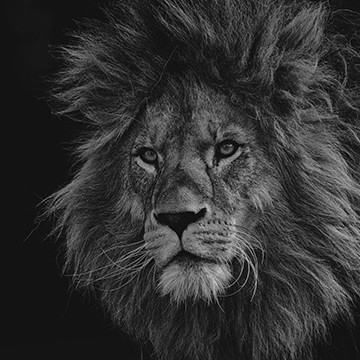
#> input picture lab1/pics/lion.jpg, 360 x 360 px
$ jupyter execute --allow-errors lab1.ipynb   (shell and % lines are left out)
#> lines starting #> are read from the running program, lines starting #| are printed output that depends on the picture
# Histogram Operations

[cell 1]
from matplotlib import pyplot as plt
import cv2 as cv
import numpy as np

K = 255
x = np.arange(K + 1)

[cell 2]
def cv_hist(img):
    hist_size = K + 1
    hist_range = (0, K)
    hist = cv.calcHist([img], [0], None, [hist_size], hist_range, accumulate=False)
    return hist.flatten()

def my_hist(img):
    hist = np.zeros(K + 1)
    for pixel in img.flatten():
        hist[pixel] += 1
    return hist

[cell 3]
tiger = cv.imread('pics/tiger.png', 0)
lion = cv.imread('pics/lion.jpg', 0)
#> lion is the input picture: shape (360, 360); min 0, max 203, mean 49.8
wolf = cv.imread('pics/wolf.jpg', 0)
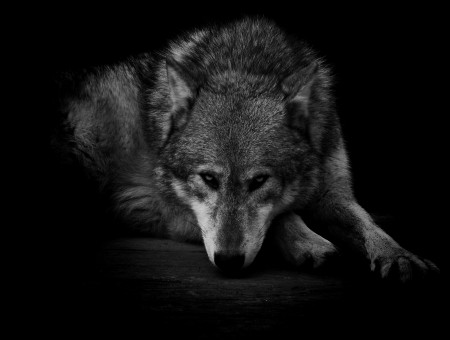
#> input picture lab1/pics/wolf.jpg, 450 x 340 px
#> wolf is the input picture: shape (340, 450); min 0, max 203, mean 18.6

# Линейное растяжение гистограммы

Значение пикселя $p_{in}$ преобразуется в $p_out$ по формуле:
$$
p_{out} = (p_{in} - I_{low}) \cdot \frac{O_{high} - O_{low}}{I_{high} - I_{low}} + O_{low},
$$
где $I$ -- исходное изображение, а $O$ -- результирующее изображение.

При растяжении гистограммы используем $O_{high} = 255$ и $O_{low} = 0$, тогда
$$
p_{out} = (p_{in} - I_{low}) \cdot \frac{255}{I_{high} - I_{low}}
$$

#> (a cell that did not finish here is left out)

[cell 5]
def stretch(img, low=0, high=K):
    img_low = img.min()
    img_high = img.max()
    return ((img - img_low) / (img_high - img_low) * (high - low) + low).astype('uint8')

[cell 6]
def plot_stretch(img, name):
    img_hist = my_hist(img)
    stretched = stretch(img)
    stretched_hist = my_hist(stretched)

    fig, axes = plt.subplots(nrows=2, ncols=2, figsize=(12, 8))

    axes[0][0].imshow(img, cmap='gray', vmin=0, vmax=K)
    axes[0][0].set_title('Исходное изображение')
    axes[0][0].axis('off')

    axes[0][1].plot(x, img_hist)
    axes[0][1].set_title('Гистограмма')

    axes[1][0].imshow(stretched, cmap='gray', vmin=0, vmax=K)
    axes[1][0].set_title('Изображение после линейного растяжения гистограммы')
    axes[1][0].axis('off')

    axes[1][1].plot(x, stretched_hist)
    axes[1][1].set_title('Гистограмма после линейного растяжения')

    fig.tight_layout()
    plt.savefig('pics/' + name + '_stretch.png')
    plt.show()

#> (a cell that did not finish here is left out)


[cell 8]
plot_stretch(lion, 'lion')
#> in stretch, `img_low = img.min()`: img_low = 0
#> in stretch, `img_high = img.max()`: img_high = 203

[cell 9]
plot_stretch(wolf, 'wolf')

## Устойчивый автоконтраст

Будем отбрасывать $M\%$ (например, $5\%$) самых темных и самых светлых пикселей при подсчете минимума и максимума гистограммы исходного изображения. Это позволяет более устойчиво применить растягивание гистограммы, когда слишком светлых или слишком светлых пикселей небольшое количество.

[cell 10]
def find_min_and_max(img, hist, drop=0.05):
    k = int(drop * img.size)
    x_min, x_max = 0, K

    cnt = 0
    while x_min < x_max:
        if cnt >= k:
            break
        if (hist[x_min] < hist[x_max]):
            cnt += hist[x_min]
            x_min += 1
        else:
            cnt += hist[x_max]
            x_max -= 1

    return x_min, x_max

def stable_stretch(img, img_low, img_high, low=0, high=255):
    img = img.astype('float')
    corrected = (img - img_low) * (high - low) / (img_high - img_low)
    res = np.clip(corrected, low, high)
    return res.astype('uint8')

[cell 11]
def plot_stable_stretch(img, name, drop=0.05):
    img_hist = my_hist(img)
    (x_min, x_max) = find_min_and_max(img, img_hist, drop=drop)
    stable = stable_stretch(img, x_min, x_max)
    stable_hist = cv_hist(stable)

    fig, axes = plt.subplots(nrows=2, ncols=2, figsize=(12, 8))

    axes[0][0].imshow(img, cmap='gray', vmin=0, vmax=K)
    axes[0][0].set_title('Исходное изображение')
    axes[0][0].axis('off')

    axes[0][1].plot(x, img_hist)
    axes[0][1].axvline(x_min, c='r')
    axes[0][1].axvline(x_max, c='r')
    axes[0][1].set_title('Гистограмма исходного изображения')

    axes[1][0].imshow(stable, cmap='gray', vmin=0, vmax=K)
    axes[1][0].set_title('Изображение после устойчивого линейного растяжения гистограммы')
    axes[1][0].axis('off')

    axes[1][1].plot(x, stable_hist)
    axes[1][1].set_title('Гистограмма после устойчивого линейного растяжения')

    fig.tight_layout()
    plt.savefig('pics/' + name + '_stretch_stable.png')
    plt.show()

#> (a cell that did not finish here is left out)

#> after the loop in my_hist, `for pixel in img.flatten():`: hist = 256 values from 0 to 0

[cell 13]
plot_stable_stretch(lion, 'lion', drop=0.01)
#> the loop in find_min_and_max, `while x_min < x_max:` made 118 passes
#> cnt on passes 1 to 12: 0, 0, 0, 0, 0, 0, 0, 0, 0, 0, 0, 0
#> after the loop in find_min_and_max, `while x_min < x_max:`: cnt = 1344; x_max = 146; x_min = 8
#> in stable_stretch, `res = np.clip(corrected, low, high)`:
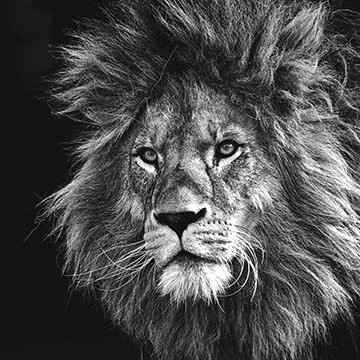
#> res: shape (360, 360) float64; min 0, max 255, mean 77.1

[cell 14]
plot_stable_stretch(wolf, 'wolf', drop=0.02)
#> call 3 of plot_stable_stretch, with name = 'wolf', drop = 0.02
#> in plot_stable_stretch (call 3), `img_hist = my_hist(img)`: img_hist = 256 values, max 81215 at index 0, min 0 at index 204, mean 597.7
#> the loop in find_min_and_max (call 2), `while x_min < x_max:` made 151 passes
#> in plot_stable_stretch (call 3), `(x_min, x_max) = find_min_and_max(img, img_hist, drop=drop)`: x_min = 0; x_max = 105
#> call 2 of stable_stretch, with img_low = 0, img_high = 105, low = 0, high = 255
#> in stable_stretch (call 2), `res = np.clip(corrected, low, high)`:
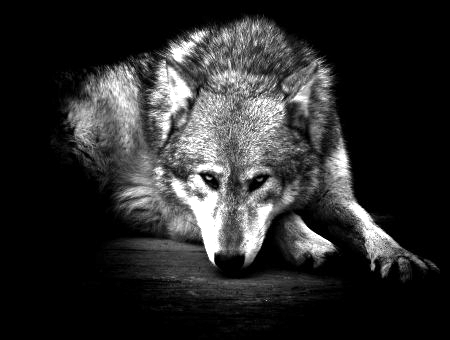
#> res: shape (340, 450) float64; min 0, max 255, mean 43.8
#> in plot_stable_stretch (call 3), `stable_hist = cv_hist(stable)`: stable_hist = 256 values, max 81215 at index 0, min 0 at index 1, mean 585
#> in plot_stable_stretch (call 3), `plt.savefig('pics/' + name + '_stretch_stable.png')`:
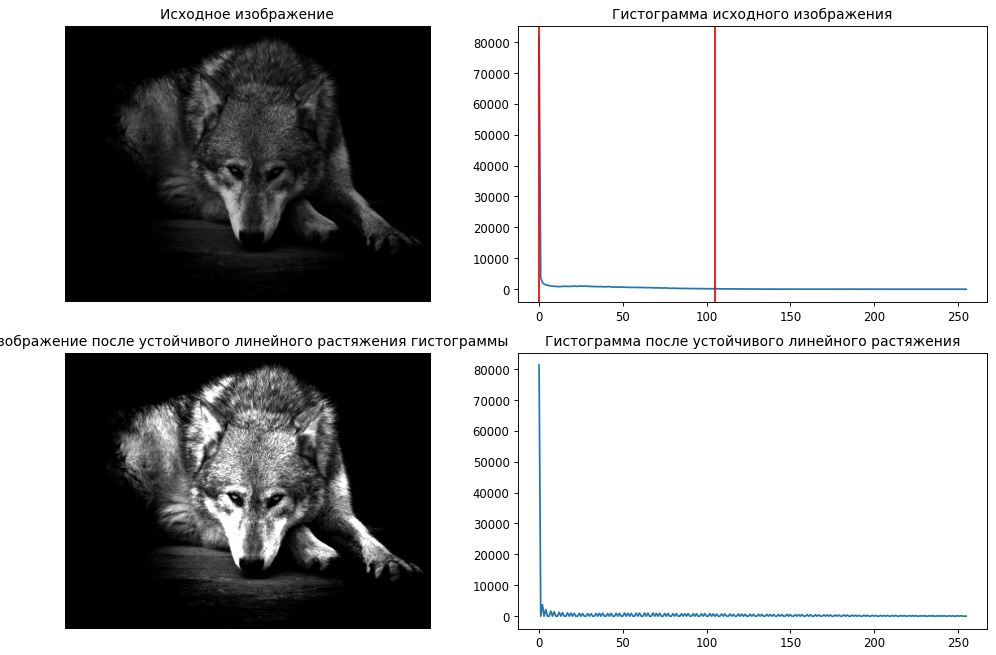
#> figure drawn by matplotlib, 4 panels; panel 2: curve peaks at x = 0, y = 81215; panel 4: curve peaks at x = 0, y = 81215
#> after the loop in my_hist, `for pixel in img.flatten():`: hist = 256 values from 0 to 0

# Эквализация гистограммы

Применим другой метод повышения контрастности изображения -- эквализацию гистограммы. Определим функцию распределения $\mathit{cdf}(n) = h(0) + h(1) + ... + \mathit{cdf}(n)$. Другими словами, функция распределения является кумулятивной гистограммой. Наша задача сводится к тому, чтобы функция распределения имела вид, близкий к линейному, тогда пиксели изображения будут более равномерно использовать весь диапазон значений. Формула для преобразования пикселя входного изображения $p_{in}$:

$$
p_{out} = round \left( \frac{\mathit{cdf}(p_{in}) - \mathit{cdf}_{min}}{N} \cdot 255 \right),
$$
где $N$ -- общее число пикселей в изображении.

[cell 15]
def my_cumsum(hist):
    cdf = hist.copy()
    for i in np.arange(1, hist.size):
        cdf[i] = cdf[i - 1] + cdf[i]
    return cdf

#> (the rest of this cell did not finish here and is left out)

[cell 16]
def equalize(x, cdf, cdf_min):
    return np.round((cdf[x] - cdf_min) / cdf[-1] * K).astype('uint8')

[cell 17]
def plot_equalize(img, name):
    img_hist = my_hist(img)
    img_cdf = my_cumsum(img_hist)
    img_cdf_min = np.nonzero(img_cdf)[0][0] # first non-zero hist bin
    img_cdf_norm = img_cdf * img_hist.max() / img_cdf.max()

    equalized = equalize(img, img_cdf, img_cdf_min)
    equalized_hist = my_hist(equalized)
    equalized_cdf = my_cumsum(equalized_hist)
    equalized_cdf_norm = equalized_cdf * equalized_hist.max() / equalized_cdf.max()

    fig, axes = plt.subplots(nrows=2, ncols=2, figsize=(12, 8))

    axes[0][0].imshow(img, cmap='gray', vmin=0, vmax=K)
    axes[0][0].set_title('Исходное изображение')
    axes[0][0].axis('off')

    axes[0][1].plot(x, img_hist)
    axes[0][1].plot(x, img_cdf_norm, c="r")
    axes[0][1].set_title('Исходная гистограмма и функция распределения')

    axes[1][0].imshow(equalized, cmap='gray', vmin=0, vmax=K)
    axes[1][0].set_title('Изображение после эквилизации')
    axes[1][0].axis('off')

    axes[1][1].plot(x, equalized_hist)
    axes[1][1].plot(x, equalized_cdf_norm, c="r")
    axes[1][1].set_title('Гистограмма и функция распределения после эквализации')

    fig.tight_layout()
    plt.savefig('pics/' + name + '_equalized.png')
    plt.show()

#> (a cell that did not finish here is left out)


[cell 19]
plot_equalize(lion, 'lion')
#> call 2 of plot_equalize, with name = 'lion'
#> in plot_equalize (call 2), `img_hist = my_hist(img)`: img_hist = 256 values, max 18073 at index 19, min 0 at index 191, mean 506.2
#> in my_cumsum, `cdf = hist.copy()`: cdf has the same summary as img_hist in plot_equalize
#> after the loop in my_cumsum, `for i in np.arange(1, hist.size):`: cdf = 256 values from 49 to 129600
#> in plot_equalize (call 2), `img_cdf_min = np.nonzero(img_cdf)[0][0]`: img_cdf_min = 0
#> in plot_equalize (call 2), `img_cdf_norm = img_cdf * img_hist.max() / img_cdf.max()`: img_cdf_norm = 256 values from 6.83 to 18073
#> in equalize, `return np.round((cdf[x] - cdf_min) / cdf[-1] * K).astype('uint8')`:
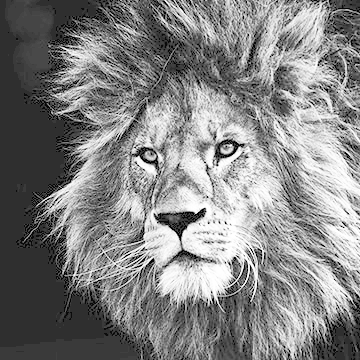
#> returned value: shape (360, 360); min 0, max 255, mean 131.2
#> in plot_equalize (call 2), `equalized_hist = my_hist(equalized)`: equalized_hist = 256 values, max 18073 at index 47, min 0 at index 7, mean 506.2
#> in plot_equalize (call 2), `equalized_cdf = my_cumsum(equalized_hist)`: equalized_cdf = 256 values from 203 to 129600
#> in plot_equalize (call 2), `equalized_cdf_norm = equalized_cdf * equalized_hist.max() / equalized_..`: equalized_cdf_norm = 256 values from 28.31 to 18073
#> in plot_equalize (call 2), `plt.savefig('pics/' + name + '_equalized.png')`:
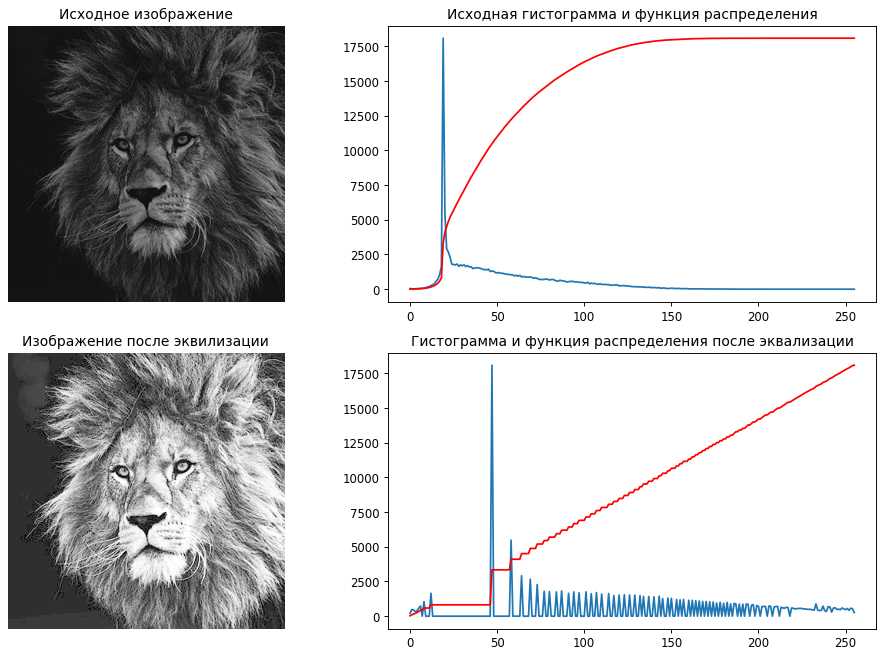
#> figure drawn by matplotlib, 4 panels; panel 2: curve peaks at x = 19, y = 18073; panel 2: curve peaks at x = 203, y = 18073; panel 4: curve peaks at x = 47, y = 18073; panel 4: curve peaks at x = 255, y = 18073

[cell 20]
plot_equalize(wolf, 'wolf')
#> call 3 of plot_equalize, with name = 'wolf'
#> in plot_equalize (call 3), `img_hist = my_hist(img)`: img_hist = 256 values, max 81215 at index 0, min 0 at index 204, mean 597.7
#> in plot_equalize (call 3), `img_cdf = my_cumsum(img_hist)`: img_cdf = 256 values from 81215 to 153000
#> in plot_equalize (call 3), `img_cdf_norm = img_cdf * img_hist.max() / img_cdf.max()`: img_cdf_norm = 256 values from 43110.3 to 81215
#> call 2 of equalize, with cdf = array of shape (256,), cdf_min = 0
#> in equalize (call 2), `return np.round((cdf[x] - cdf_min) / cdf[-1] * K).astype('uint8')`:
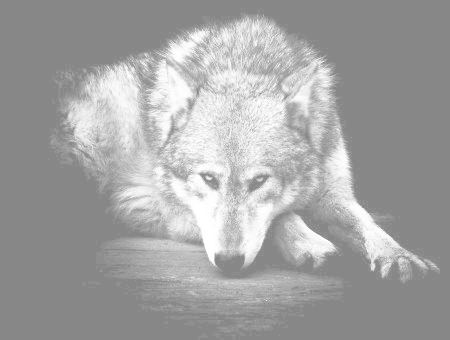
#> returned value: shape (340, 450); min 135, max 255, mean 163.6
#> in plot_equalize (call 3), `equalized_hist = my_hist(equalized)`: equalized_hist = 256 values, max 81215 at index 135, min 0 at index 0, mean 597.7
#> in plot_equalize (call 3), `equalized_cdf = my_cumsum(equalized_hist)`: equalized_cdf = 256 values from 0 to 153000
#> in plot_equalize (call 3), `equalized_cdf_norm = equalized_cdf * equalized_hist.max() / equalized_..`: equalized_cdf_norm = 256 values from 0 to 81215
#> in plot_equalize (call 3), `plt.savefig('pics/' + name + '_equalized.png')`:
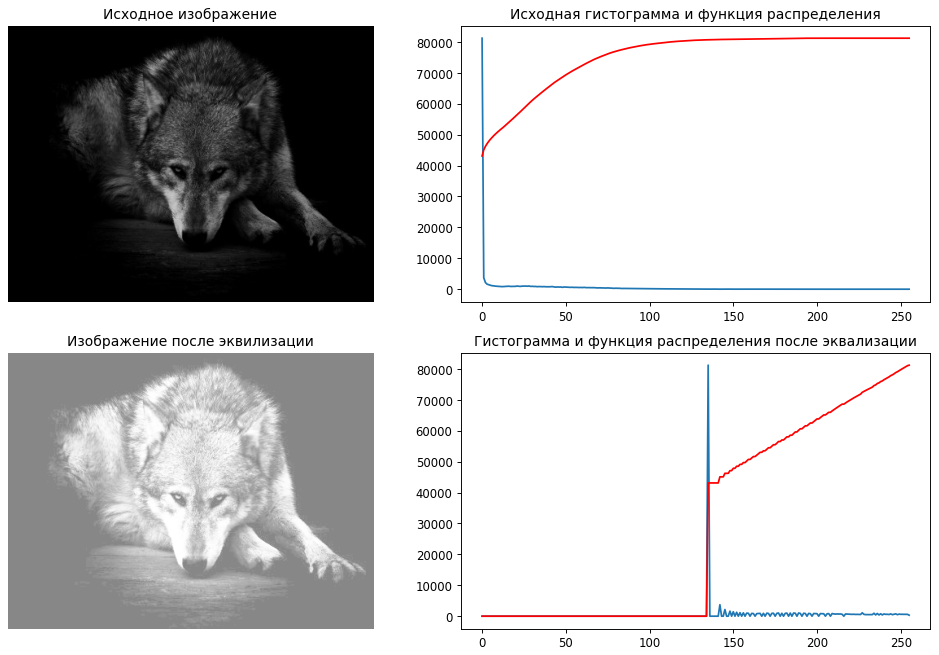
#> figure drawn by matplotlib, 4 panels; panel 2: curve peaks at x = 0, y = 81215; panel 2: curve peaks at x = 203, y = 81215; panel 4: curve peaks at x = 135, y = 81215; panel 4: curve peaks at x = 255, y = 81215

# Приведение гистограммы

В том случае, если у нас есть референсное изображение, мы можем использовать его гистограмму для преобразования входного изображения. Для этого создадим отображение каждого значения входного изображения в выходное (всего 256 возможных входных и выходных значений), после чего отобразим значение каждого пиксель входного изображения в выходное.

Рассчитаем гистограммы и функции распределений входного ($\mathit{cdf_1}$) и референсного ($\mathit{cdf_2}$) изображений, после чего найдем такие значения пикселей $p_1$ и $p_2$, что:
$$
\mathit{cdf_1}(p_1) = \mathit{cdf_2}(p_2),
$$
тогда значение пикселя $p_1$ отображается в значение $p_2$.

[cell 21]
def match_histogram(img, ref):
    res = img.copy()

    img_hist = my_hist(img)
    img_cdf = my_cumsum(img_hist)
    img_cdf_norm = img_cdf / img.size

    ref_hist = my_hist(ref)
    ref_cdf = my_cumsum(ref_hist)
    ref_cdf_norm = ref_cdf / ref.size

    mapping = np.zeros(K + 1)
    for i in np.arange(K + 1):
        j = K
        while True:
            mapping[i] = j
            j = j - 1
            if j < 0 or img_cdf_norm[i] > ref_cdf_norm[j]:
                break

    for i in np.arange(res.shape[0]):
        for j in np.arange(res.shape[1]):
            a = res.item(i,j)
            b = mapping[a]
            res.itemset((i,j), b)

    return res

[cell 22]
def plot_histogram_match(img, ref, name):
    img_hist = my_hist(img)
    img_cdf = my_cumsum(img_hist)
    img_cdf_norm = img_cdf * img_hist.max() / img_cdf.max()

    ref_hist = my_hist(ref)
    ref_cdf = my_cumsum(ref_hist)
    ref_cdf_norm = ref_cdf * ref_hist.max() / ref_cdf.max()

    matched = match_histogram(img, ref)
    matched_hist = my_hist(matched)
    matched_cdf = my_cumsum(matched_hist)
    matched_cdf_norm = matched_cdf * matched_hist.max() / matched_cdf.max()

    fig, axes = plt.subplots(nrows=3, ncols=2, figsize=(12, 12))

    axes[0][0].imshow(img, cmap='gray', vmin=0, vmax=K)
    axes[0][0].set_title('Исходное изображение')
    axes[0][0].axis('off')

    axes[0][1].plot(x, img_hist)
    axes[0][1].plot(x, img_cdf_norm, c="r")
    axes[0][1].set_title('Исходная гистограмма и функция распределения')

    axes[1][0].imshow(ref, cmap='gray', vmin=0, vmax=K)
    axes[1][0].set_title('Референсное изображение')
    axes[1][0].axis('off')

    axes[1][1].plot(x, ref_hist)
    axes[1][1].plot(x, ref_cdf_norm, c="r")
    axes[1][1].set_title('Гистограмма и функция распределения референсного изображения')

    axes[2][0].imshow(matched, cmap='gray', vmin=0, vmax=K)
    axes[2][0].set_title('Изображение после приведения гистограммы')
    axes[2][0].axis('off')

    axes[2][1].plot(x, matched_hist)
    axes[2][1].plot(x, matched_cdf_norm, c="r")
    axes[2][1].set_title('Гистограмма и функция распределения после приведения гистограммы')

    fig.tight_layout()
    plt.savefig('pics/' + name + '_matched.png')
    plt.show()

#> (a cell that did not finish here is left out)

#> after the loop in my_hist, `for pixel in img.flatten():`: hist = 256 values from 0 to 0

[cell 24]
plot_histogram_match(lion, wolf, 'lion_wolf')
#> in plot_histogram_match (call 2), `img_hist = my_hist(img)`: img_hist = 256 values, max 18073 at index 19, min 0 at index 191, mean 506.2
#> in plot_histogram_match (call 2), `img_cdf = my_cumsum(img_hist)`: img_cdf = 256 values from 49 to 129600
#> in plot_histogram_match (call 2), `img_cdf_norm = img_cdf * img_hist.max() / img_cdf.max()`: img_cdf_norm = 256 values from 6.83 to 18073
#> in plot_histogram_match (call 2), `ref_hist = my_hist(ref)`: ref_hist = 256 values, max 81215 at index 0, min 0 at index 204, mean 597.7
#> in plot_histogram_match (call 2), `ref_cdf = my_cumsum(ref_hist)`: ref_cdf = 256 values from 81215 to 153000
#> in plot_histogram_match (call 2), `ref_cdf_norm = ref_cdf * ref_hist.max() / ref_cdf.max()`: ref_cdf_norm = 256 values from 43110.3 to 81215
#> in match_histogram, `img_cdf = my_cumsum(img_hist)`: img_cdf = 256 values from 49 to 129600
#> in match_histogram, `img_cdf_norm = img_cdf / img.size`: img_cdf_norm = 256 values from 0.000378 to 1
#> in match_histogram, `ref_cdf = my_cumsum(ref_hist)`: ref_cdf = 256 values from 81215 to 153000
#> in match_histogram, `ref_cdf_norm = ref_cdf / ref.size`: ref_cdf_norm = 256 values from 0.531 to 1
#> after the loop in match_histogram, `for i in np.arange(res.shape[0]):`:
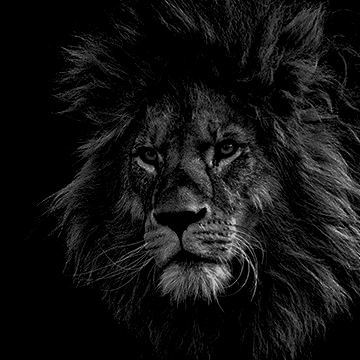
#> res: shape (360, 360); min 0, max 203, mean 18.8
#> in plot_histogram_match (call 2), `matched_hist = my_hist(matched)`: matched_hist = 256 values, max 68263 at index 0, min 0 at index 4, mean 506.2
#> in plot_histogram_match (call 2), `matched_cdf = my_cumsum(matched_hist)`: matched_cdf = 256 values from 68263 to 129600
#> in plot_histogram_match (call 2), `matched_cdf_norm = matched_cdf * matched_hist.max() / matched_cdf.max()`: matched_cdf_norm = 256 values from 35955.5 to 68263
#> in plot_histogram_match (call 2), `plt.savefig('pics/' + name + '_matched.png')`:
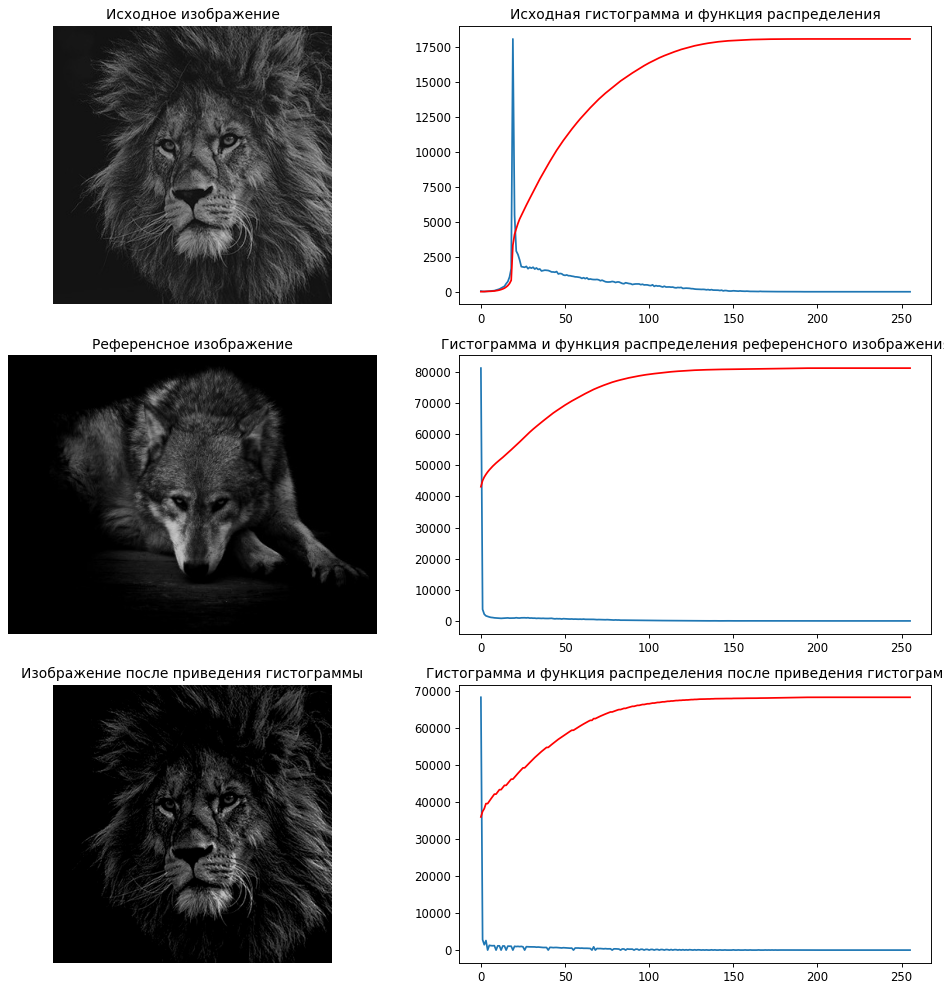
#> figure drawn by matplotlib, 6 panels; panel 2: curve peaks at x = 19, y = 18073; panel 2: curve peaks at x = 203, y = 18073; panel 4: curve peaks at x = 0, y = 81215; panel 4: curve peaks at x = 203, y = 81215
